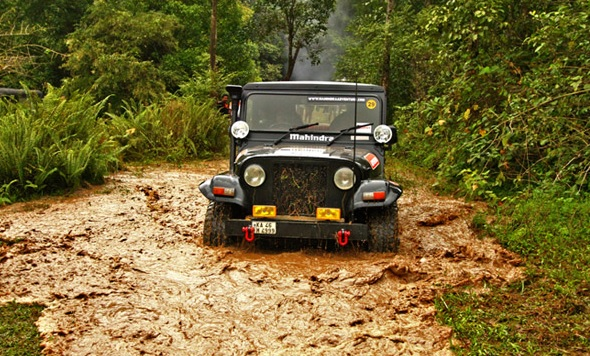
#> input picture Lab/Lab9/thar.jpeg, 590 x 356 px
$ jupyter execute 2348506_Lab9.ipynb   (shell and % lines are left out)
#> lines starting #> are read from the running program, lines starting #| are printed output that depends on the picture; after the words box and inside, x2 and y2 are one past the last pixel; in counts of white or black regions, pixels touching at a corner belong together
# **Feature Extraction**

[cell 1]
import cv2
import numpy as np
import matplotlib.pyplot as plt

[cell 2]
image = cv2.imread('thar.jpeg', cv2.IMREAD_GRAYSCALE)
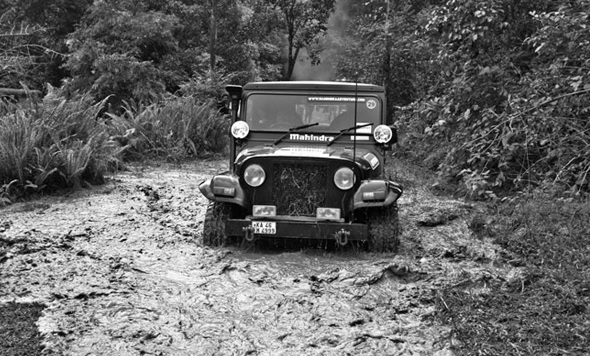
#> image: shape (356, 590); min 0, max 255, mean 102.4
plt.imshow(image, cmap='gray')
plt.title('Original Image')
plt.show()

**Inference**

Displayed the original image in grayscale

Converting color images to grayscale in computer vision and deep learning projects can be beneficial for several reasons:

1. **Reduced Complexity**: Color images have three channels (red, green, and blue), whereas grayscale images have only one. By converting to grayscale, you reduce the complexity of the data, which can make processing faster and more efficient.

2. **Dimensionality Reduction**: Grayscale images have a lower dimensionality compared to color images. This reduction in dimensionality can simplify the model architecture and reduce the number of parameters, which can help prevent overfitting and improve generalization.

3. **Invariant to Color**: Grayscale images are invariant to changes in color. This means that the model can focus more on learning features related to shapes, textures, and patterns rather than being influenced by variations in color that might not be relevant to the task at hand.

4. **Data Augmentation**: When working with limited data, converting color images to grayscale can effectively increase the size of your dataset. This can be particularly useful in scenarios where collecting large amounts of labeled data is difficult or expensive.

5. **Memory and Computational Efficiency**: Grayscale images require less memory and computational resources compared to color images. This can be especially important when working with large datasets or deploying models on resource-constrained devices like mobile phones or embedded systems.

However, it's important to note that converting to grayscale might not be suitable for all tasks. In some cases, color information might be crucial for the task at hand, such as in medical imaging or satellite imagery analysis.

# Point Detection

[cell 3]
orb = cv2.ORB_create()                  #we create an ORB object using the cv2.ORB_create() function
keypoints = orb.detect(image, None)
#> keypoints = 500 keypoints; strongest (x, y, size): (357, 130, 31), (291, 135, 31), (357, 137, 31), (261, 224, 31)
#The detect() function of the ORB object is used to detect keypoints in the input image.
    #It takes two arguments: the image (image) and a mask (which is set to None in this case, indicating that no mask is used).
    #After this line of code executes, keypoints will contain a list of KeyPoint objects representing the keypoints detected in the image.

keypoint_image = cv2.drawKeypoints(image, keypoints, None, color=(255,0,0), flags=0)
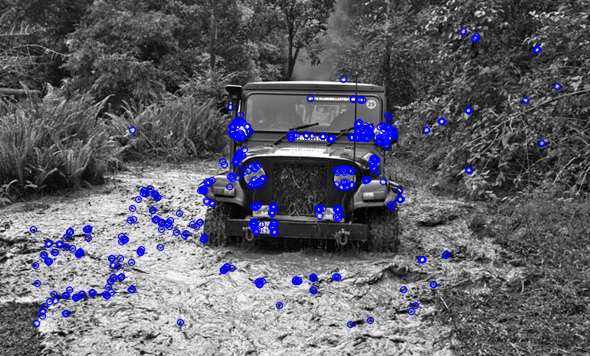
#> keypoint_image: shape (356, 590, 3); mean of channels 0, 1, 2 106.4, 98.3, 98.3; drawn as B, G, R
#The drawKeypoints() function is used to draw the detected keypoints on the input image.
#It takes several arguments:
    # image: The input image on which keypoints are to be drawn.
    # keypoints: The list of keypoints detected in the image.
    # outImage: The output image where the keypoints will be drawn. Since None is passed here, the keypoints will be drawn directly on the input image.
    # color: The color of the keypoints. Here, it's set to red (255, 0, 0).
    # flags: Additional drawing options. In this case, it's set to 0, indicating default drawing options.

plt.imshow(keypoint_image)
plt.title('Key Points')
plt.show()

**Inference**

Detected key points in the image using ORB (Oriented fast and rotated brief). It is better than SIFT and SURF.

In summary, ORB is a feature detector and descriptor algorithm that combines the efficiency of FAST for key point detection with the robustness of BRIEF for feature description. Key points are important locations in an image that are identified by the detector and can be described by the descriptor for further analysis and processing in computer vision applications.These points are selected based on certain criteria such as their contrast, texture, or intensity compared to their surroundings. Key points are often used as landmarks for various computer vision tasks, including object recognition, image stitching, and 3D reconstruction.

Object recognition and tracking, Augmented Reality, Medical image analysis these are some of the applications of detecting key points from the image.

# Edge Detection

[cell 4]
edges = cv2.Canny(image, 100, 200) # Upper and lower threshold
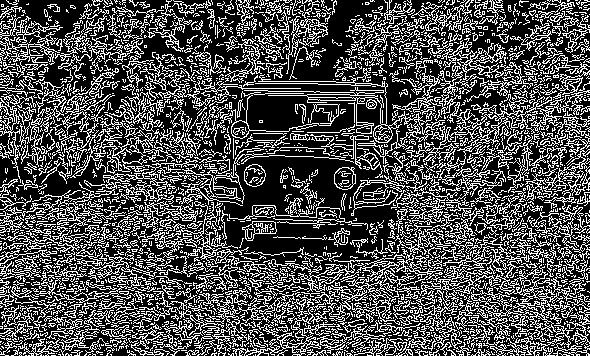
#> edges: shape (356, 590); 31.1% white in thin lines or dots
#100: This is the lower threshold for edge intensity gradients. Any gradient value below this threshold will be suppressed,
    #meaning that only edges with gradient magnitudes greater than this value will be considered as potential edges. This threshold helps filter out noise.
#200: This is the upper threshold for edge intensity gradients.
    #Any gradient value above this threshold will be considered as a strong edge pixel. Pixels with gradient magnitudes between the lower and upper thresholds are considered weak edges.
    #Strong edges are more likely to be retained in the final edge map, while weak edges may or may not be retained based on their connectivity to strong edges.


plt.imshow(edges, cmap='gray')
plt.title('Edge Image')
plt.show()

**Inference**

Detected the edge feature of the image by using canny edge detection technique.

The output of the Canny edge detection algorithm is a binary edge map, where white pixels represent detected edges and black pixels represent the background. This edge map can be further processed or used as input for various computer vision tasks, such as object detection, image segmentation, and feature extraction.
Edge Detection involves identifying significant transitions in intensity in an image. These transitions corresponds to object boundaries, lines etc.

The Canny edge detection algorithm works in several steps:

Noise Reduction: The algorithm first applies a Gaussian blur to the input image to reduce noise and smooth out details. This step helps prevent false edge detections due to noise in the image.

Gradient Calculation: Next, it calculates the gradient magnitude and orientation at each pixel in the image. Typically, this is done using derivative filters such as the Sobel operator.

Non-maximum Suppression: The algorithm then performs non-maximum suppression to thin the edges. It considers each pixel and its neighboring pixels in the direction of the gradient orientation. If the pixel's gradient magnitude is not the maximum among its neighbors in the direction of the gradient, it is suppressed (set to zero). This step ensures that only local maxima in gradient magnitude are retained as potential edge pixels.

Edge Tracking by Hysteresis: Finally, the algorithm uses hysteresis thresholding to classify edge pixels as strong or weak. Pixels with gradient magnitudes above the upper threshold are classified as strong edges, while pixels with gradient magnitudes between the lower and upper thresholds are classified as weak edges. Weak edges are retained only if they are connected to strong edges along the edge contours. This helps prevent isolated noise pixels from being detected as edges.

# Line Detection

[cell 5]
lines = cv2.HoughLinesP(edges, 1, np.pi/180, threshold=50, minLineLength=50, maxLineGap=10)
#> lines = 884 rows, first 6: [194, 4, 351, 161], [407, 274, 512, 268], [149, 269, 251, 278], [411, 271, 589, 250], [299, 251, 503, 355], [209, 262, 405, 307]

line_image = image.copy()
for line in lines:
    x1, y1, x2, y2 = line[0]
    cv2.line(line_image, (x1, y1), (x2, y2), (255, 0, 0), 2)
#> this loop made 884 passes
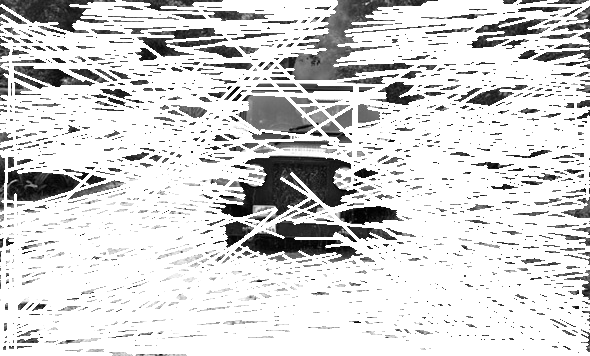
#> line_image: shape (356, 590); min 0, max 255, mean 212

#In this line of code, the Hough transform is applied to detect lines in the edge-detected image (edges).
    #Here's what each parameter represents:
        #edges: The input image containing the edges, typically obtained from an edge detection algorithm like Canny.
        #1: The distance resolution of the accumulator in pixels. In this case, it's set to 1 pixel, which means the accumulator has the same resolution as the input image.
        #np.pi/180: The angle resolution of the accumulator in radians. It's set to pi/180 radians, which means angles are discretized in 1 degree increments.
        #threshold=50: The minimum number of votes (intersections in the Hough parameter space) required for a line to be detected.
        #Increasing this value can reduce the number of detected lines by filtering out weaker lines.
        #minLineLength=50: The minimum length of a line in pixels. Lines shorter than this length will be rejected.
        #maxLineGap=10: The maximum allowed gap between line segments to be considered as a single line. If the gap between two segments is less than or equal to this value, they will be merged into a single line.
        #The cv2.HoughLinesP function returns a list of lines represented by endpoints (x1, y1) and (x2, y2).

#This loop iterates over each line detected by the Hough transform.
    #For each line, it extracts the endpoints (x1, y1) and (x2, y2) and draws a line on the line_image using the cv2.line function.
    #The line is drawn with a blue color (255, 0, 0) and a thickness of 2 pixels.
    #Finally, the line_image containing the detected lines is ready to be displayed or further processed.
    #   This approach of overlaying detected lines on the original image helps visualize the results of the line detection algorithm.

plt.imshow(line_image, cmap='gray')
plt.title('Detected Lines')
plt.show()

**Inference**

Detected the lines by using HoughLines transform technique. Detecting lines involves identifying the structure or outline of objects within images by recognizing straight lines, which can be crucial for further analysis or processing.

Line detection can be useful in medical imaging, tracking road lanes etc.

Detecting horizontal and vertical lines using HoughLines Transform

[cell 6]
lines = cv2.HoughLinesP(edges, 1, np.pi/180, threshold=50, minLineLength=50, maxLineGap=10)

line_image = image.copy()

tolerance = 10              #A tolerance value of 10 pixels is defined.
                            #This tolerance will be used to distinguish between horizontal and vertical lines.
                            #Lines with a horizontal orientation will have a small difference in y-coordinates between their endpoints,
                                #while lines with a vertical orientation will have a small difference in x-coordinates.

for line in lines:
    x1, y1, x2, y2 = line[0]
    if abs(y2 - y1) < tolerance:  # Horizontal line
        cv2.line(line_image, (x1, y1), (x2, y2), (255, 0, 0), 2)
    elif abs(x2 - x1) < tolerance:  # Vertical line
        cv2.line(line_image, (x1, y1), (x2, y2), (0, 255, 0), 2)
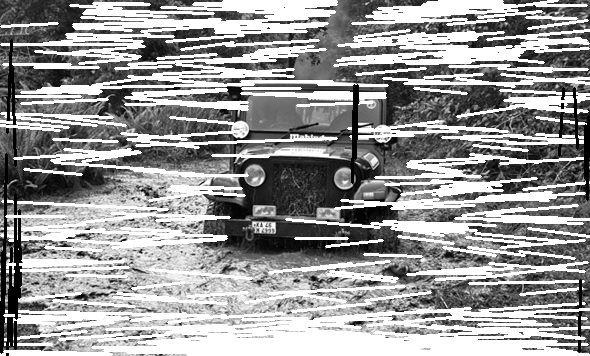
#> line_image: shape (356, 590); min 0, max 255, mean 151.7
#This loop iterates over each line detected by the Hough transform, extracting the coordinates of the endpoints (x1, y1) and (x2, y2) of each line.
#Here, it checks if the absolute difference between y2 and y1 (the y-coordinates of the line's endpoints) is less than the tolerance value.
        #If this condition is true, it means the line is close to horizontal. In this case, the line is drawn in blue (255, 0, 0) using cv2.line.
        #If the above condition is false, it means the line is not horizontal, so it checks if the absolute difference between x2 and x1 (the x-coordinates of the line's endpoints) is less than the tolerance value.
        #If this condition is true, it means the line is close to vertical. In this case, the line is drawn in green (0, 255, 0) using cv2.line.

plt.imshow(cv2.cvtColor(line_image, cv2.COLOR_BGR2RGB))
plt.title('Detected Lines')
plt.show()

This approach allows you to distinguish between horizontal and vertical lines based on their orientations and visualize them with different colors on the line_image. Adjusting the tolerance value allows you to control the sensitivity of the classification.

Detecting Angles

[cell 7]
def line_angle(x1, y1, x2, y2):
    return np.degrees(np.arctan2(y2 - y1, x2 - x1))

angle_image = image.copy()                  #This function line_angle calculates the angle of a line given its endpoints (x1, y1) and (x2, y2).
                                            #It uses the np.arctan2 function to calculate the angle in radians and then converts it to degrees using np.degrees.
                                            #The angle is measured counterclockwise from the positive x-axis.
for line in lines:
    x1, y1, x2, y2 = line[0]
    angle = line_angle(x1, y1, x2, y2)
    if abs(angle - 45) <= 10 or abs(angle + 45) <= 10:
        cv2.line(angle_image, (x1, y1), (x2, y2), (0, 255, 0), 2)
#> this loop made 884 passes
#> line on passes 13 to 15: [[260, 278, 553, 247]], [[240, 246, 463, 355]], [[157, 344, 419, 349]]
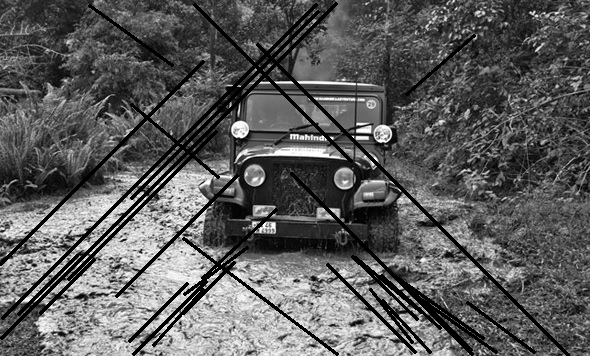
#> angle_image: shape (356, 590); 7.78% of pixels changed, all inside (x1, y1, x2, y2) = (0, 2, 570, 356)

#This loop iterates over each line detected by the Hough transform. For each line, it calculates the angle using the line_angle function.
#Then, it checks if the absolute difference between the calculated angle and 45 degrees is less than or equal to 10 degrees,
        #or if the absolute difference between the calculated angle and -45 degrees is less than or equal to 10 degrees.
        #This condition checks if the line is approximately 45 degrees from the horizontal.
        #If the condition is true, meaning the line is approximately at a 45-degree angle from the horizontal,
        #the line is drawn on the angle_image in green (0, 255, 0) using the cv2.line function with a thickness of 2 pixels.

plt.imshow(angle_image, cmap='gray')
plt.title('45 Degree Angles')
plt.show()
